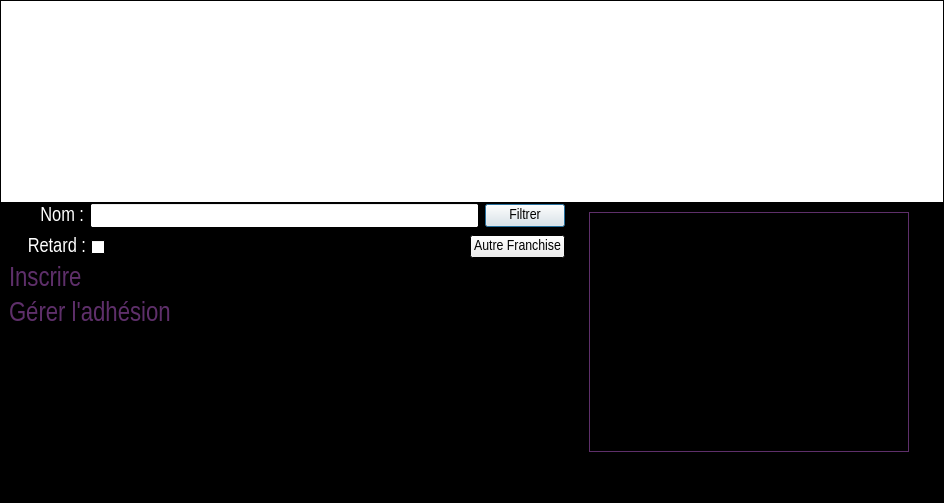
<?xml version="1.0" encoding="UTF-8"?>
<ui version="4.0">
 <class>TournamentSubscribeClass</class>
 <widget class="QDialog" name="TournamentSubscribeClass">
  <property name="geometry">
   <rect>
    <x>0</x>
    <y>0</y>
    <width>944</width>
    <height>503</height>
   </rect>
  </property>
  <property name="palette">
   <palette>
    <active>
     <colorrole role="Base">
      <brush brushstyle="SolidPattern">
       <color alpha="255">
        <red>255</red>
        <green>255</green>
        <blue>255</blue>
       </color>
      </brush>
     </colorrole>
     <colorrole role="Window">
      <brush brushstyle="SolidPattern">
       <color alpha="255">
        <red>0</red>
        <green>0</green>
        <blue>0</blue>
       </color>
      </brush>
     </colorrole>
    </active>
    <inactive>
     <colorrole role="Base">
      <brush brushstyle="SolidPattern">
       <color alpha="255">
        <red>255</red>
        <green>255</green>
        <blue>255</blue>
       </color>
      </brush>
     </colorrole>
     <colorrole role="Window">
      <brush brushstyle="SolidPattern">
       <color alpha="255">
        <red>0</red>
        <green>0</green>
        <blue>0</blue>
       </color>
      </brush>
     </colorrole>
    </inactive>
    <disabled>
     <colorrole role="Base">
      <brush brushstyle="SolidPattern">
       <color alpha="255">
        <red>0</red>
        <green>0</green>
        <blue>0</blue>
       </color>
      </brush>
     </colorrole>
     <colorrole role="Window">
      <brush brushstyle="SolidPattern">
       <color alpha="255">
        <red>0</red>
        <green>0</green>
        <blue>0</blue>
       </color>
      </brush>
     </colorrole>
    </disabled>
   </palette>
  </property>
  <property name="windowTitle">
   <string>Inscrire un membre</string>
  </property>
  <property name="windowIcon">
   <iconset resource="pokersphere.qrc">
    <normaloff>:/img/Resources/sphere.ico</normaloff>:/img/Resources/sphere.ico</iconset>
  </property>
  <layout class="QVBoxLayout" name="verticalLayout">
   <property name="spacing">
    <number>0</number>
   </property>
   <property name="leftMargin">
    <number>0</number>
   </property>
   <property name="topMargin">
    <number>0</number>
   </property>
   <property name="rightMargin">
    <number>0</number>
   </property>
   <item>
    <widget class="QTableView" name="tableView">
     <property name="palette">
      <palette>
       <active>
        <colorrole role="WindowText">
         <brush brushstyle="SolidPattern">
          <color alpha="255">
           <red>94</red>
           <green>47</green>
           <blue>106</blue>
          </color>
         </brush>
        </colorrole>
       </active>
       <inactive>
        <colorrole role="WindowText">
         <brush brushstyle="SolidPattern">
          <color alpha="255">
           <red>94</red>
           <green>47</green>
           <blue>106</blue>
          </color>
         </brush>
        </colorrole>
       </inactive>
       <disabled>
        <colorrole role="WindowText">
         <brush brushstyle="SolidPattern">
          <color alpha="255">
           <red>0</red>
           <green>0</green>
           <blue>0</blue>
          </color>
         </brush>
        </colorrole>
       </disabled>
      </palette>
     </property>
     <property name="editTriggers">
      <set>QAbstractItemView::NoEditTriggers</set>
     </property>
     <property name="alternatingRowColors">
      <bool>true</bool>
     </property>
     <property name="selectionMode">
      <enum>QAbstractItemView::SingleSelection</enum>
     </property>
     <property name="selectionBehavior">
      <enum>QAbstractItemView::SelectRows</enum>
     </property>
     <property name="sortingEnabled">
      <bool>true</bool>
     </property>
     <attribute name="verticalHeaderVisible">
      <bool>false</bool>
     </attribute>
    </widget>
   </item>
   <item>
    <layout class="QHBoxLayout" name="horizontalLayout">
     <property name="spacing">
      <number>0</number>
     </property>
     <item>
      <layout class="QVBoxLayout" name="verticalLayout_2">
       <item>
        <layout class="QHBoxLayout" name="horizontalLayout_15">
         <item>
          <layout class="QVBoxLayout" name="verticalLayout_6">
           <property name="leftMargin">
            <number>9</number>
           </property>
           <property name="rightMargin">
            <number>9</number>
           </property>
           <item>
            <layout class="QHBoxLayout" name="horizontalLayout_2">
             <item>
              <widget class="QLabel" name="nomLabel">
               <property name="minimumSize">
                <size>
                 <width>75</width>
                 <height>0</height>
                </size>
               </property>
               <property name="palette">
                <palette>
                 <active>
                  <colorrole role="WindowText">
                   <brush brushstyle="SolidPattern">
                    <color alpha="255">
                     <red>255</red>
                     <green>255</green>
                     <blue>255</blue>
                    </color>
                   </brush>
                  </colorrole>
                 </active>
                 <inactive>
                  <colorrole role="WindowText">
                   <brush brushstyle="SolidPattern">
                    <color alpha="255">
                     <red>255</red>
                     <green>255</green>
                     <blue>255</blue>
                    </color>
                   </brush>
                  </colorrole>
                 </inactive>
                 <disabled>
                  <colorrole role="WindowText">
                   <brush brushstyle="SolidPattern">
                    <color alpha="255">
                     <red>120</red>
                     <green>120</green>
                     <blue>120</blue>
                    </color>
                   </brush>
                  </colorrole>
                 </disabled>
                </palette>
               </property>
               <property name="font">
                <font>
                 <family>Arial Narrow</family>
                 <pointsize>15</pointsize>
                </font>
               </property>
               <property name="text">
                <string>Nom :</string>
               </property>
               <property name="alignment">
                <set>Qt::AlignRight|Qt::AlignTrailing|Qt::AlignVCenter</set>
               </property>
              </widget>
             </item>
             <item>
              <widget class="QLineEdit" name="filtreLineEdit">
               <property name="minimumSize">
                <size>
                 <width>150</width>
                 <height>25</height>
                </size>
               </property>
              </widget>
             </item>
             <item>
              <widget class="QPushButton" name="filtrerPushButton">
               <property name="font">
                <font>
                 <family>Arial Narrow</family>
                 <pointsize>11</pointsize>
                </font>
               </property>
               <property name="text">
                <string>Filtrer</string>
               </property>
              </widget>
             </item>
            </layout>
           </item>
           <item>
            <layout class="QHBoxLayout" name="horizontalLayout_8">
             <property name="leftMargin">
              <number>12</number>
             </property>
             <item>
              <widget class="QCheckBox" name="retardCheckBox">
               <property name="palette">
                <palette>
                 <active>
                  <colorrole role="WindowText">
                   <brush brushstyle="SolidPattern">
                    <color alpha="255">
                     <red>255</red>
                     <green>255</green>
                     <blue>255</blue>
                    </color>
                   </brush>
                  </colorrole>
                 </active>
                 <inactive>
                  <colorrole role="WindowText">
                   <brush brushstyle="SolidPattern">
                    <color alpha="255">
                     <red>255</red>
                     <green>255</green>
                     <blue>255</blue>
                    </color>
                   </brush>
                  </colorrole>
                 </inactive>
                 <disabled>
                  <colorrole role="WindowText">
                   <brush brushstyle="SolidPattern">
                    <color alpha="255">
                     <red>120</red>
                     <green>120</green>
                     <blue>120</blue>
                    </color>
                   </brush>
                  </colorrole>
                 </disabled>
                </palette>
               </property>
               <property name="font">
                <font>
                 <family>Arial Narrow</family>
                 <pointsize>15</pointsize>
                </font>
               </property>
               <property name="layoutDirection">
                <enum>Qt::RightToLeft</enum>
               </property>
               <property name="text">
                <string>Retard :</string>
               </property>
              </widget>
             </item>
             <item>
              <spacer name="horizontalSpacer">
               <property name="orientation">
                <enum>Qt::Horizontal</enum>
               </property>
               <property name="sizeHint" stdset="0">
                <size>
                 <width>40</width>
                 <height>20</height>
                </size>
               </property>
              </spacer>
             </item>
             <item>
              <widget class="QPushButton" name="filterFranchisePushButton">
               <property name="font">
                <font>
                 <family>Arial Narrow</family>
                 <pointsize>11</pointsize>
                </font>
               </property>
               <property name="text">
                <string>Autre Franchise</string>
               </property>
              </widget>
             </item>
            </layout>
           </item>
           <item>
            <widget class="QLabel" name="inscrireLabel">
             <property name="font">
              <font>
               <family>Arial Narrow</family>
               <pointsize>20</pointsize>
              </font>
             </property>
             <property name="text">
              <string>&lt;a href=&quot;a&quot; style=&quot;text-decoration:none;&quot;&gt;&lt;font color=&quot;#5E2F6A&quot;&gt;Inscrire&lt;/font&gt;&lt;/a&gt;</string>
             </property>
            </widget>
           </item>
           <item>
            <widget class="QLabel" name="gererAdhesionLabel">
             <property name="font">
              <font>
               <family>Arial Narrow</family>
               <pointsize>20</pointsize>
              </font>
             </property>
             <property name="text">
              <string>&lt;a href=&quot;a&quot; style=&quot;text-decoration:none;&quot;&gt;&lt;font color=&quot;#5E2F6A&quot;&gt;Gérer l'adhésion&lt;/font&gt;&lt;/a&gt;</string>
             </property>
            </widget>
           </item>
           <item>
            <spacer name="verticalSpacer_2">
             <property name="orientation">
              <enum>Qt::Vertical</enum>
             </property>
             <property name="sizeType">
              <enum>QSizePolicy::MinimumExpanding</enum>
             </property>
             <property name="sizeHint" stdset="0">
              <size>
               <width>20</width>
               <height>40</height>
              </size>
             </property>
            </spacer>
           </item>
          </layout>
         </item>
         <item>
          <layout class="QVBoxLayout" name="verticalLayout_4">
           <property name="leftMargin">
            <number>9</number>
           </property>
           <property name="topMargin">
            <number>9</number>
           </property>
           <property name="rightMargin">
            <number>9</number>
           </property>
           <item>
            <widget class="QLabel" name="imageLabel">
             <property name="minimumSize">
              <size>
               <width>320</width>
               <height>240</height>
              </size>
             </property>
             <property name="maximumSize">
              <size>
               <width>320</width>
               <height>240</height>
              </size>
             </property>
             <property name="palette">
              <palette>
               <active>
                <colorrole role="WindowText">
                 <brush brushstyle="SolidPattern">
                  <color alpha="255">
                   <red>94</red>
                   <green>47</green>
                   <blue>106</blue>
                  </color>
                 </brush>
                </colorrole>
               </active>
               <inactive>
                <colorrole role="WindowText">
                 <brush brushstyle="SolidPattern">
                  <color alpha="255">
                   <red>94</red>
                   <green>47</green>
                   <blue>106</blue>
                  </color>
                 </brush>
                </colorrole>
               </inactive>
               <disabled>
                <colorrole role="WindowText">
                 <brush brushstyle="SolidPattern">
                  <color alpha="255">
                   <red>120</red>
                   <green>120</green>
                   <blue>120</blue>
                  </color>
                 </brush>
                </colorrole>
               </disabled>
              </palette>
             </property>
             <property name="frameShape">
              <enum>QFrame::Box</enum>
             </property>
             <property name="scaledContents">
              <bool>true</bool>
             </property>
            </widget>
           </item>
           <item>
            <spacer name="verticalSpacer">
             <property name="orientation">
              <enum>Qt::Vertical</enum>
             </property>
             <property name="sizeType">
              <enum>QSizePolicy::MinimumExpanding</enum>
             </property>
             <property name="sizeHint" stdset="0">
              <size>
               <width>20</width>
               <height>40</height>
              </size>
             </property>
            </spacer>
           </item>
          </layout>
         </item>
         <item>
          <layout class="QVBoxLayout" name="verticalLayout_3">
           <item>
            <widget class="QLabel" name="logoLabel">
             <property name="maximumSize">
              <size>
               <width>256</width>
               <height>150</height>
              </size>
             </property>
             <property name="text">
              <string/>
             </property>
             <property name="pixmap">
              <pixmap resource="pokersphere.qrc">:/img/Resources/pokerSphere.gif</pixmap>
             </property>
             <property name="scaledContents">
              <bool>true</bool>
             </property>
             <property name="alignment">
              <set>Qt::AlignCenter</set>
             </property>
            </widget>
           </item>
           <item>
            <spacer name="verticalSpacer_3">
             <property name="orientation">
              <enum>Qt::Vertical</enum>
             </property>
             <property name="sizeType">
              <enum>QSizePolicy::MinimumExpanding</enum>
             </property>
             <property name="sizeHint" stdset="0">
              <size>
               <width>20</width>
               <height>40</height>
              </size>
             </property>
            </spacer>
           </item>
          </layout>
         </item>
        </layout>
       </item>
      </layout>
     </item>
    </layout>
   </item>
  </layout>
 </widget>
 <layoutdefault spacing="6" margin="11"/>
 <resources>
  <include location="pokersphere.qrc"/>
 </resources>
 <connections/>
</ui>
